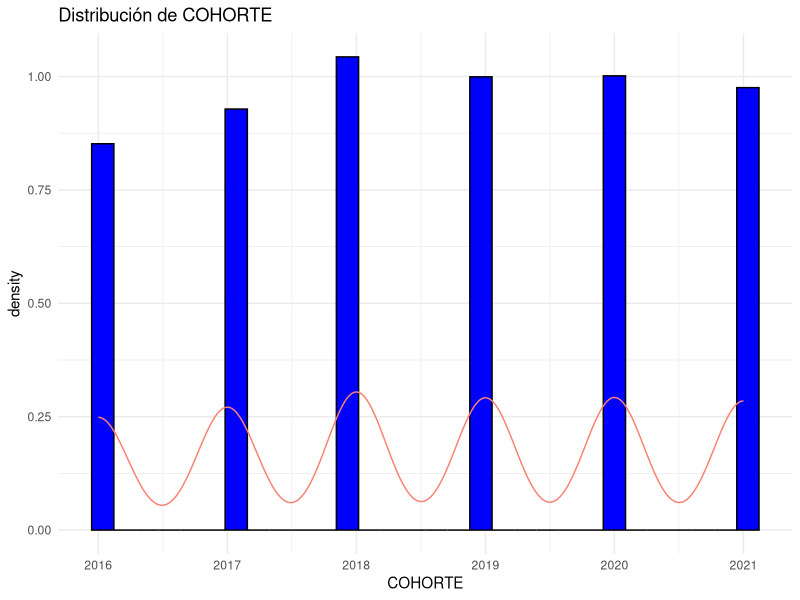
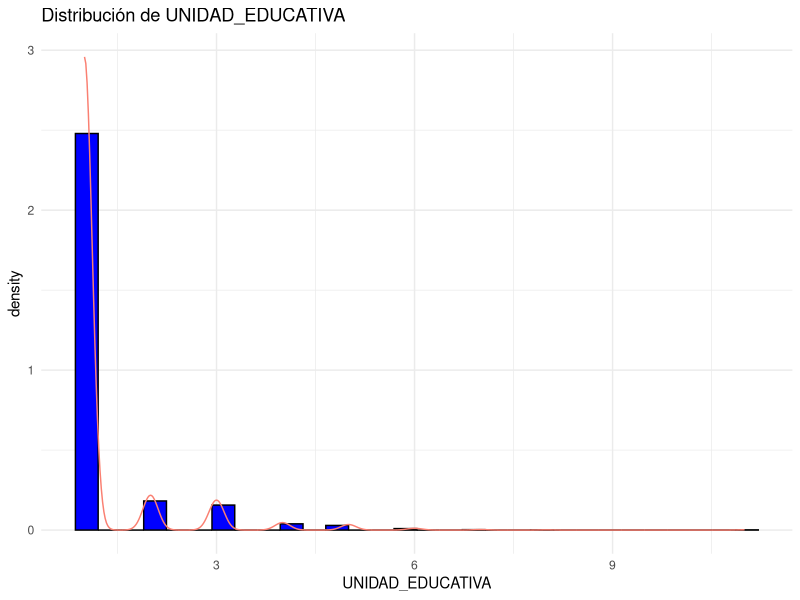
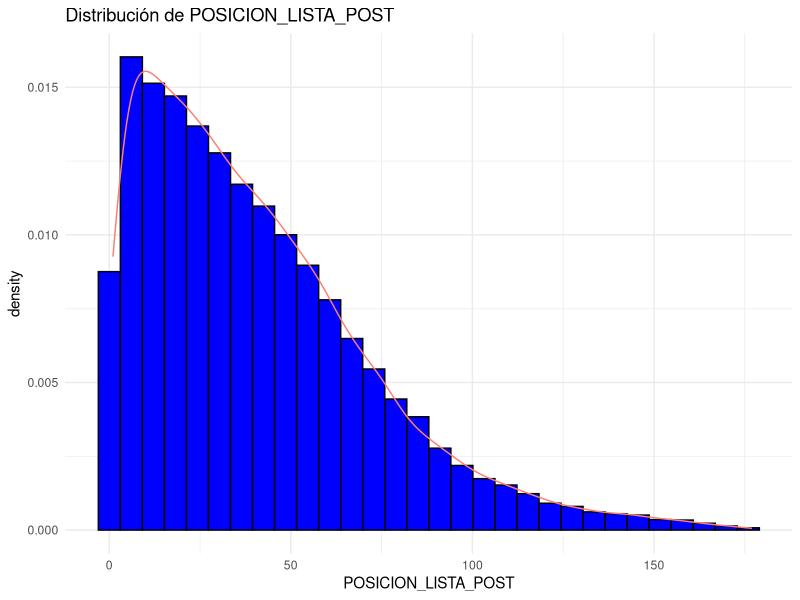
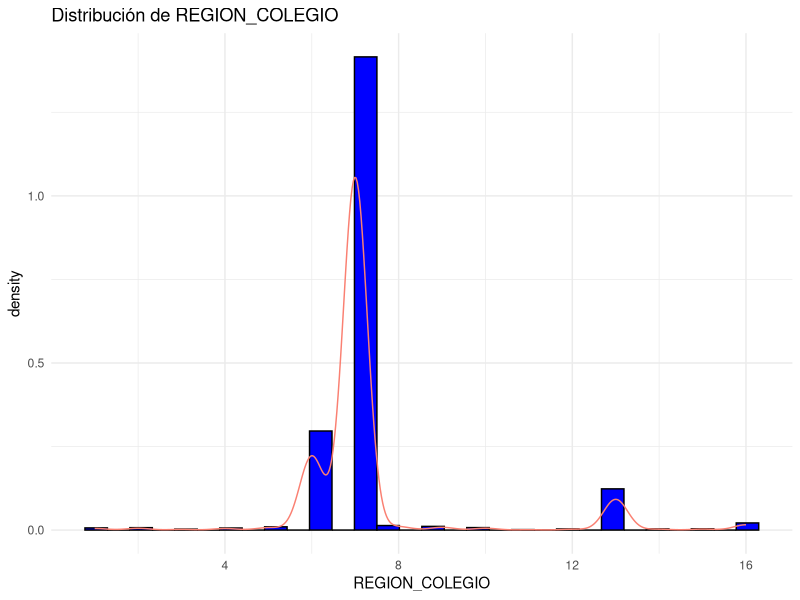
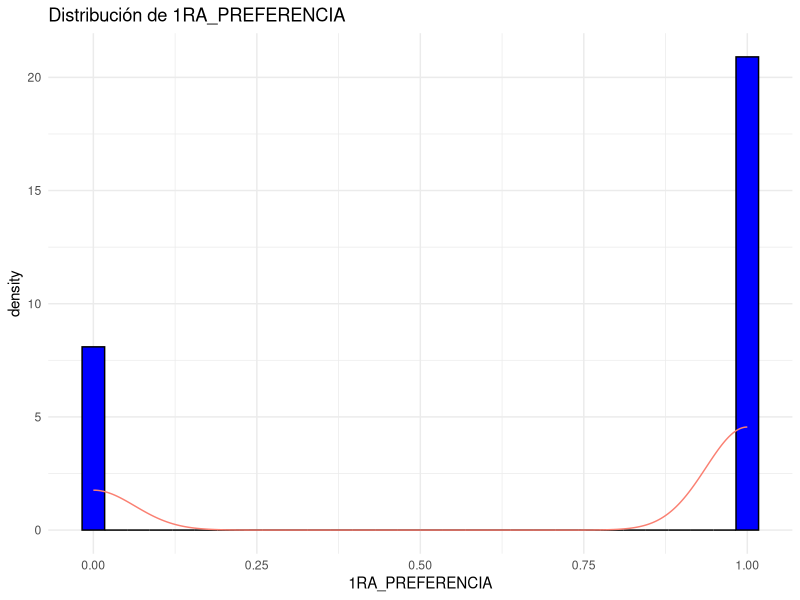
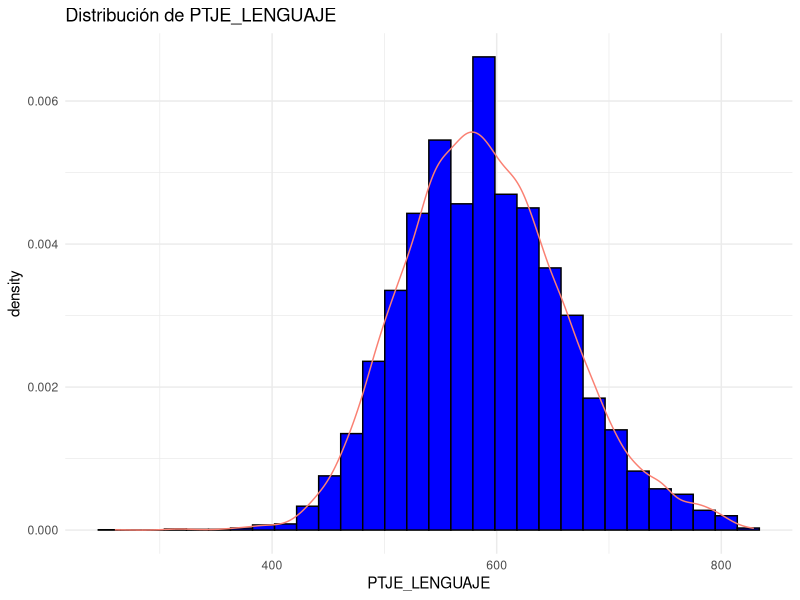
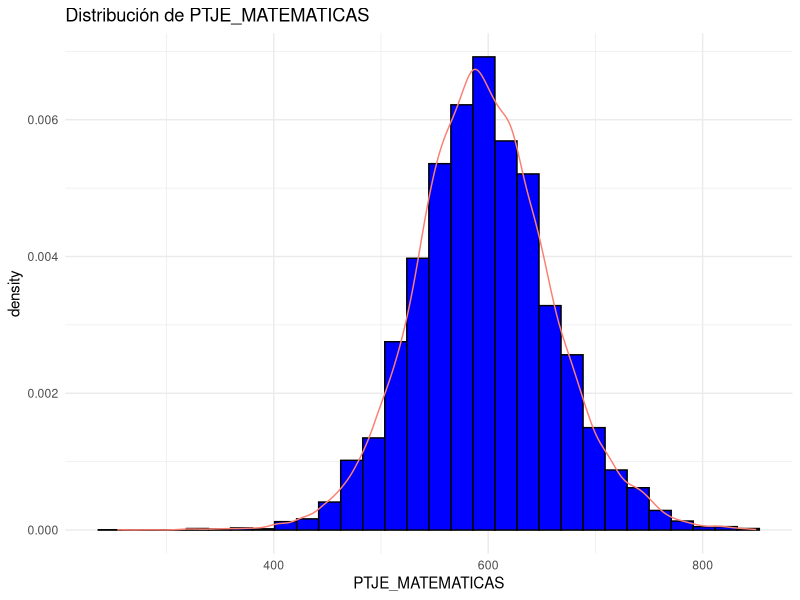
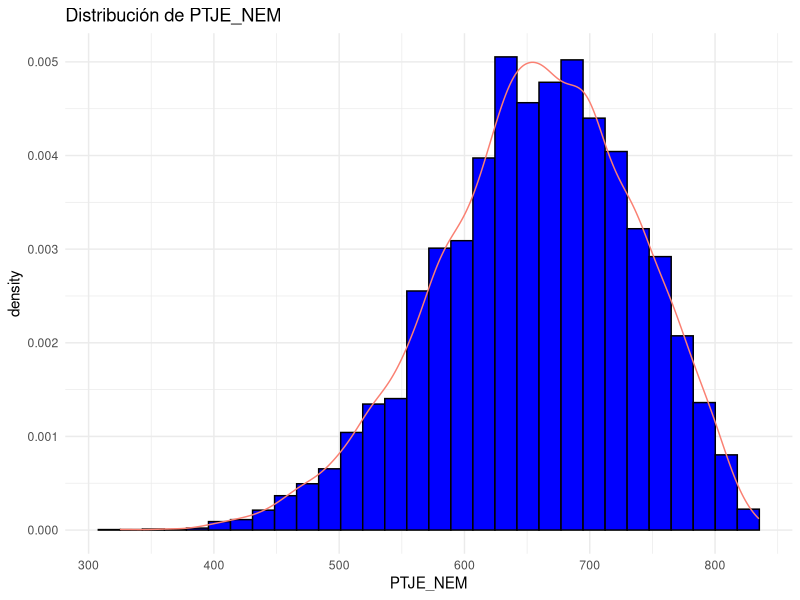

Source code (R) for these figures, in order:
#!/usr/bin/env RScript
###############################################################
# Creador: Christian Vergara Retamal
# Usuario VIU: christian.vergararet
# Grado Master en Big Data y Ciencia de Datos
# Asignatura: Estadística Avanzada

# Versión 0.1
# Date: 25/11/2023

#####################Librerías##########################

library(skimr)
library(ggplot2)
library(readr)
library(dplyr)
library(glmnet)
library(pROC)
library(caret)

##### CFG
set.seed(1324)  # Para ejecución de código y mismo resultados

#####################Análisis Exploratorio##########################

data <- read_csv("data_desercion.csv")
# Revsión de los tipos de datos
data_types <- sapply(data, class)
# Revisión de estadísticos básicos
basic_stats <- summary(data)
# Revisión de valores perdidos o nulos
missing_values <- colSums(is.na(data))

missing_values

str(data)

# Columnas numpericas del dataframe
num_columns <- names(data[sapply(data, is.numeric)])

# Crear histogramas para cada columna numérica
library(ggplot2)
for (col in num_columns) {
  p <- ggplot(data, aes(x = !!sym(col))) +
    geom_histogram(aes(y = after_stat(density)), bins = 30, fill = "blue", color = "black") +
    geom_density(color = "salmon") +
    ggtitle(paste("Distribución de", col)) +
    theme_minimal()
  print(p)
}

num_columns_with_desercion <- c(num_columns, "DESERTA_1ER_ANHO")
correlation_matrix <- cor(data[num_columns_with_desercion], use = "complete.obs")

# Visualizar la matriz de correlación con un mapa de calor
library(corrplot)
corrplot(correlation_matrix, method = "color", type = "upper", order = "hclust", 
         tl.col = "black", tl.srt = 45, addCoef.col = "black", tl.cex = 0.5)


colnames(data)
### Identificación de outliers

identify_outliers <- function(column) {
  Q1 <- quantile(column,0.25)
  Q3 <- quantile(column,0.75)
  IQR <- Q3 -Q1
  outliers <- column < (Q1-1.5*IQR)|column>(Q3 +1.5 * IQR)
  return(list(outliers =outliers,count= sum(outliers)))
}

select_cols <- c("PTJE_LENGUAJE", "PTJE_MATEMATICAS",
                 "PTJE_NEM", "EDAD_EGRESO_COLEGIO", "EDAD_INGRESO_UNIV")
outliers_counts <-lapply(data[, select_cols, drop = FALSE],
                         function(column) identify_outliers(column))

# Crear un gráfico de boxplot para cada variable numérica
par(mfrow=c(3,3), mar=c(4, 4, 2,1))  

for (i in seq_along(data[, select_cols, drop = FALSE])) {
  if (is.numeric(data[, select_cols, drop = FALSE][[i]])) {
    boxplot(data[, select_cols, drop = FALSE][[i]], main = paste("Boxplot de",
                                                                 names(data[, select_cols, drop = FALSE])[i]))
  }
}

# Mostrar el conteo de outliers
cat("Conteo de outliers:\n")
for (i in seq_along(outliers_counts)) {
  cat(names(data)[i], ": ", outliers_counts[[i]]$count, "\n")
}


#####################Preprocesamiento##########################

# Seleccion de variables
data_refactorizada <- select(data, "FACULTAD", "GRUPO_ANHO_EGRESO", "UNIDAD_EDUCATIVA", "DEPENDENCIA",
                             "TIPO_EDUCACION", "POSICION_LISTA_POST", "GRUPO_ED_PADRES", "SEXO",
                             "1RA_PREFERENCIA", "PTJE_LENGUAJE", "PTJE_MATEMATICAS", "PTJE_NEM",
                             "GRATUIDAD", "TRABAJA_Y_ESTUDIA", "HIJOS", "DISCAPACIDAD", "SITUACION_DE_POSTULACION",
                             "CERCANIA", "AMBAS_PRUEBAS", "EDAD_EGRESO_COLEGIO", "EDAD_INGRESO_UNIV",
                             "DESERTA_1ER_ANHO")

head(data_refactorizada)

# Cambio nombre de variable por potencial error en la aplicación de algoritmos (parte numérica)
names(data_refactorizada)[names(data_refactorizada) == "1RA_PREFERENCIA"] <- "PRIMERA_PREFRENCIA"

# transformacion variables categórica ('OHE')
categorical_vars <- c("FACULTAD", "GRUPO_ANHO_EGRESO", "UNIDAD_EDUCATIVA", "DEPENDENCIA",
                      "TIPO_EDUCACION", "GRUPO_ED_PADRES", "SEXO", "PRIMERA_PREFRENCIA", "GRATUIDAD",
                      "TRABAJA_Y_ESTUDIA", "HIJOS", "DISCAPACIDAD", "SITUACION_DE_POSTULACION",
                      "CERCANIA", "AMBAS_PRUEBAS")
data_refactorizada[categorical_vars] <- lapply(data_refactorizada[categorical_vars], factor)

num_vars <- c("POSICION_LISTA_POST", "PTJE_LENGUAJE", "PTJE_MATEMATICAS", "PTJE_NEM", "EDAD_EGRESO_COLEGIO",
              "EDAD_INGRESO_UNIV")
data_refactorizada[num_vars] <- scale(data_refactorizada[num_vars])

# OHE
data_refactorizada_ohe <- model.matrix(~ . - 1, data_refactorizada)

# Convertir la matriz a un dataframe
data_refactorizada_ohe_df <- as.data.frame(data_refactorizada_ohe)
colnames(data_refactorizada_ohe_df) <- colnames(data_refactorizada_ohe)

head(data_refactorizada_ohe)

head(data_refactorizada_ohe_df)


######### Ridge y Lasso #########

# Separar las variables independientes (X) y la variable dependiente (y)
X <-as.matrix(data_refactorizada_ohe_df[, -which(names(data_refactorizada_ohe_df) == "DESERTA_1ER_ANHO")])
y <-data_refactorizada_ohe_df$DESERTA_1ER_ANHO

# Dividir los datos en conjunto de entrenamiento y prueba
indices <- sample(1:nrow(X), size=floor(0.67*nrow(X))) # Dicidimos los datos en 0.67 train y 0.33 test
X_train<-X[indices, ]
X_test <- X[-indices, ]

y_train <-y[indices]
y_test <-y[-indices]

# Aplicación Modelo Ridge
modelo_ridge <- glmnet(X_train, y_train,alpha=0)
predicciones_ridge<- predict(modelo_ridge, newx = X_test, s = 1)
mse_ridge <- mean((y_test - predicciones_ridge)^2)

# Aplicación Modelo Lasso
modelo_lasso <- glmnet(X_train, y_train, alpha = 1)
predicciones_lasso<- predict(modelo_lasso, newx = X_test, s = 0.1)
mse_lasso <- mean((y_test - predicciones_lasso)^2)

mse_ridge
mse_lasso


##### Ajuste de variables dado los resultados (coeficientes obtenidos) ######
##### LASSO #####

X_lasso <- as.matrix(data_refactorizada_ohe_df[, -which(names(data_refactorizada_ohe_df) == "DESERTA_1ER_ANHO")])
y_lasso <- data_refactorizada_ohe_df$DESERTA_1ER_ANHO

set.seed(1324) 
indices_lasso <- sample(1:nrow(X_lasso), size=floor(0.67*nrow(X_lasso)))
X_train_lasso <-X_lasso[indices_lasso, ]
X_test_lasso <-X_lasso[-indices_lasso, ]
y_train_lasso <-y_lasso[indices_lasso]
y_test_lasso <-y_lasso[-indices_lasso]

# Ajuste del modelo Lasso
lasso_model <- glmnet(X_train_lasso, y_train_lasso, alpha = 1,lambda = 0.01) # Alpha 1 dictamina lasso

lasso_coefficients <- predict(lasso_model, type = "coefficients", s = 0.01)[,1]

# Filtrar variables significativas (coeficientes distintos de 0)
significant_variables_lasso <- lasso_coefficients[lasso_coefficients != 0]
print(significant_variables_lasso)

########################################################
##### Ajuste de variables dado los resultados (coeficientes obtenidos) ######
##### Ridge #####

X_ridge<- as.matrix(data_refactorizada_ohe_df[, -which(names(data_refactorizada_ohe_df) == "DESERTA_1ER_ANHO")])
y_ridge<- data_refactorizada_ohe_df$DESERTA_1ER_ANHO
set.seed(1324)
indices_ridge<- sample(1:nrow(X_ridge), size=floor(0.67*nrow(X_ridge)))
X_train_ridge<- X_ridge[indices_ridge, ]
X_test_ridge<- X_ridge[-indices_ridge, ]
y_train_ridge<- y_ridge[indices_ridge]
y_test_ridge<- y_ridge[-indices_ridge]

# Ajuste del modelo Ridge
ridge_model <- glmnet(X_train_ridge, y_train_ridge, alpha = 0) #0 risge

#coeficientes del modelo
ridge_coeficientes <- predict(ridge_model, type="coefficients", s = 0.01)[,1]
print(ridge_coeficientes)



################## Modelamiento Predictivo ########################



### Regresión logística estándar 
set.seed(1324)

X <-as.matrix(data_refactorizada_ohe_df[, -which(names(data_refactorizada_ohe_df) == "DESERTA_1ER_ANHO")])
y <-data_refactorizada_ohe_df$DESERTA_1ER_ANHO

# Dividir los datos en conjunto de entrenamiento y prueba
indices <- sample(1:nrow(X), size=floor(0.67*nrow(X))) # Dicidimos los datos en 0.67 train y 0.33 test
X_train<-X[indices, ]
X_test <- X[-indices, ]

y_train <-y[indices]
y_test <-y[-indices]
set.seed(1324)
data_train <- data.frame(X_train, DESERTA_1ER_ANHO = y_train)
data_test <- data.frame(X_test, DESERTA_1ER_ANHO = y_test)
modelo_logit<- glm(DESERTA_1ER_ANHO ~ ., data = data_train)

summary(modelo_logit)

### Regresión logística variables lasso
set.seed(1324)
data_train_lasso <- data.frame(X_train_lasso, DESERTA_1ER_ANHO = y_train_lasso)
data_test_lasso <- data.frame(X_test_lasso, DESERTA_1ER_ANHO = y_test_lasso)

#Variables por Lasso
variables_lasso <- c("FACULTADFACULTAD.DE.ARQUITECTURA..MUSICA.Y.DISENO", 
                     "FACULTADFACULTAD.DE.ECONOMIA.Y.NEGOCIOS", 
                     "FACULTADFACULTAD.DE.INGENIERIA", 
                     "GRUPO_ANHO_EGRESOULTIMO.ANO", 
                     "UNIDAD_EDUCATIVA2", 
                     "TIPO_EDUCACIONTECNICO.PROFESIONAL", 
                     "PRIMERA_PREFRENCIA1", 
                     "PTJE_LENGUAJE", 
                     "PTJE_MATEMATICAS", 
                     "PTJE_NEM", 
                     "GRATUIDADSI", 
                     "CERCANIALEJOS", 
                     "EDAD_EGRESO_COLEGIO")

formula_lasso <- as.formula(paste("DESERTA_1ER_ANHO ~", paste(variables_lasso, collapse = " + ")))
modelo_logit_lasso <- glm(formula_lasso, data = data_train_lasso)
print(summary(modelo_logit_lasso))



### Comparativas

# Función summarize para evaluar los modelos


calcualr_metricas_model <- function(modelo, X_test, y_test) {
  X_test_aux <- X_test[, !(names(X_test) %in% c("DESERTA_1ER_ANHO"))]
  predicciones_prob <- predict(modelo, newdata = X_test_aux, type = "response")
  predicciones <- ifelse(predicciones_prob > 0.5, 1, 0)
  matriz_confusion <- table(Predicted = factor(predicciones, levels=c("0", "1")), Actual = factor(y_test, levels=c("0", "1")))
  accuracy <- sum(diag(matriz_confusion)) /sum(matriz_confusion)  # Precisión (Accuracy)
  precision <- precision(matriz_confusion)
  recall <- sensitivity(matriz_confusion)
  f1_score <-(2 * precision * recall) / (precision + recall)
  auc_score <-pROC::auc(pROC::roc(y_test, predicciones_prob))
  falsos_negativos <-matriz_confusion["1", "1"]

  # Return
  list(Accuracy = accuracy,
       precision = precision, 
       recall = recall, 
       F1_score = f1_score, 
       AUC_score = auc_score, 
       falsos_negativos = falsos_negativos)}



#Aplicar a vanila
metricas_logitvanila <- calcualr_metricas_model(modelo_logit, data_test, y_test)

print(metricas_logitvanila)

#Aplicar a lasso
X_test_lasso <- data_test_lasso[variables_lasso]
y_test_lasso <- data_test_lasso$DESERTA_1ER_ANHO
metricas_lasso <- calcualr_metricas_model(modelo_logit_lasso, X_test_lasso, y_test_lasso)
print(metricas_lasso)


#Aplicar a ridge
predicciones_prob_ridge <- predict(ridge_model, newx= X_test_ridge,s= 0.01)
predicciones_ridge <- ifelse(predicciones_prob_ridge > 0.5,1,0)
confusion_matriz_ridge <- confusionMatrix(factor(predicciones_ridge, levels = c("0", "1")), 
                                          factor(y_test_ridge, levels = c("0", "1")))
recall_ridge<- confusion_matriz_ridge$byClass["Sensitivity"]
precision_ridge<-confusion_matriz_ridge$byClass["Positive Predictive Value"]
f1_score_ridge<- 2*(precision_ridge * recall_ridge) / (precision_ridge + recall_ridge)
roc_curve_ridge <- roc(y_test_ridge, predicciones_prob_ridge)
auc_ridge <- auc(roc_curve_ridge)
falsos_negativos_ridge <- confusion_matriz_ridge$table["1", "1"]
# Homologo calcular metrics
list(
  Accuracy = confusion_matriz_ridge$overall["Accuracy"],
  Recall = recall_ridge,
  Precision = precision_ridge,
  F1_Score = f1_score_ridge,
  AUC = auc_ridge,
  falsos_negativos = falsos_negativos_ridge
)


### Regresión logística estándar depurado
# Variables significativas
variables_significativas <- c(
  "FACULTADFACULTAD DE CIENCIAS AGRARIAS",
  "FACULTADFACULTAD DE CIENCIAS DE LA EDUCACION",
  "FACULTADFACULTAD DE CIENCIAS DE LA SALUD",
  "FACULTADFACULTAD DE CIENCIAS JURIDICAS Y SOCIALES",
  "FACULTADFACULTAD DE ECONOMIA Y NEGOCIOS",
  "FACULTADFACULTAD DE PSICOLOGIA",
  "GRUPO_ANHO_EGRESOULTIMO ANO",
  "UNIDAD_EDUCATIVA2",
  "UNIDAD_EDUCATIVA3",
  "DEPENDENCIASERVICIO LOCAL DE EDUCACION",
  "TIPO_EDUCACIONTECNICO PROFESIONAL",
  "PRIMERA_PREFRENCIA1",
  "PTJE_MATEMATICAS",
  "PTJE_NEM",
  "GRATUIDADSI",
  "TRABAJA_Y_ESTUDIASi",
  "SITUACION_DE_POSTULACIONSELECCIONADO",
  "CERCANIALEJOS",
  "EDAD_EGRESO_COLEGIO",
  "EDAD_INGRESO_UNIV"
)
set.seed(1324)

X_train <- X_train[, colnames(X_train) %in% variables_significativas]
X_test <- X_test[, colnames(X_test) %in% variables_significativas]
data_train_significativas <- data.frame(X_train, DESERTA_1ER_ANHO = y_train)
data_test_significativas <- data.frame(X_test, DESERTA_1ER_ANHO = y_test)

# Ajustar el modelo logístico con las variables significativas
modelo_logit_significativo <- glm(DESERTA_1ER_ANHO ~ ., data = data_train_significativas)

summary(modelo_logit_significativo)
metricas_logitsignif <- calcualr_metricas_model(modelo_logit_significativo, data_test_significativas, y_test)

metricas_logitsignif




